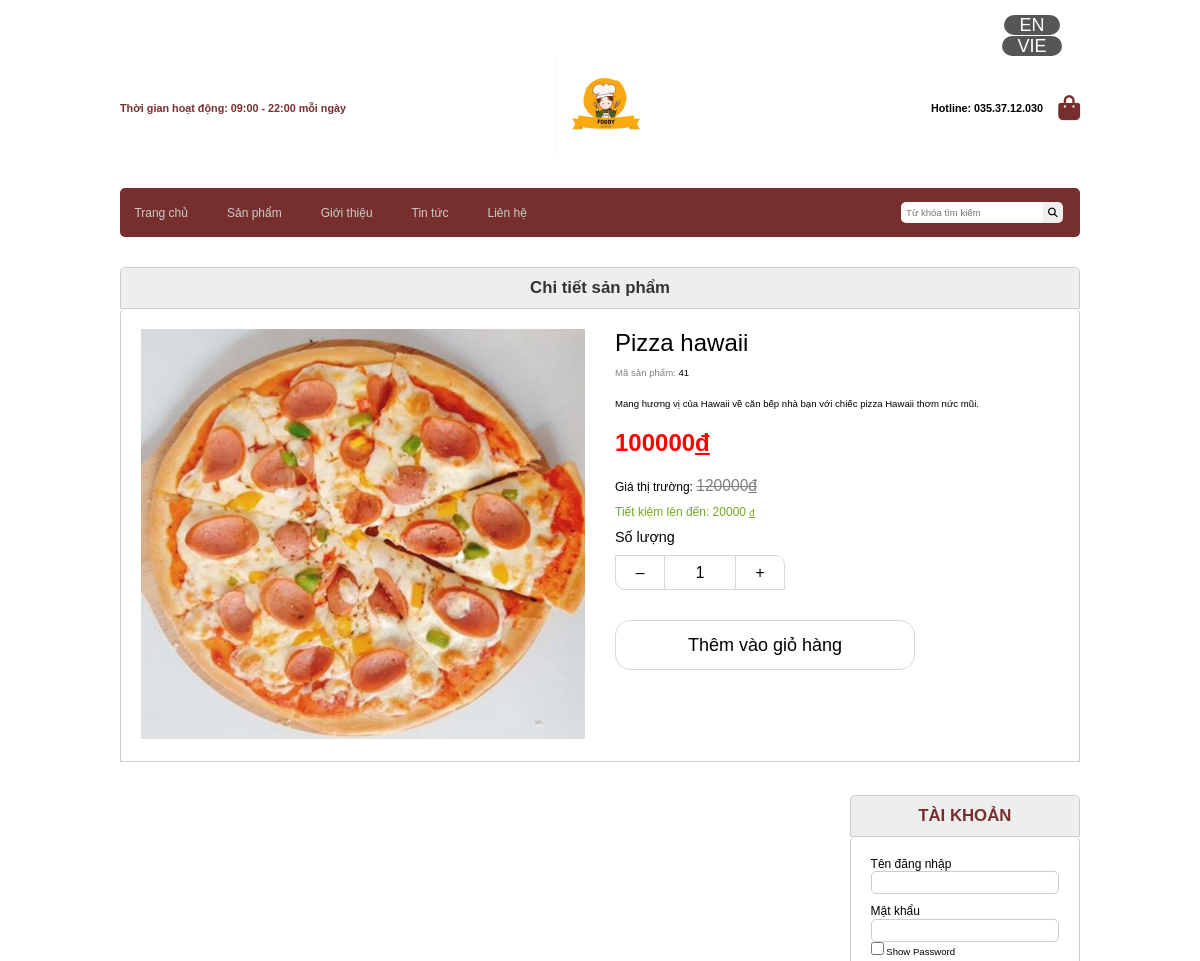
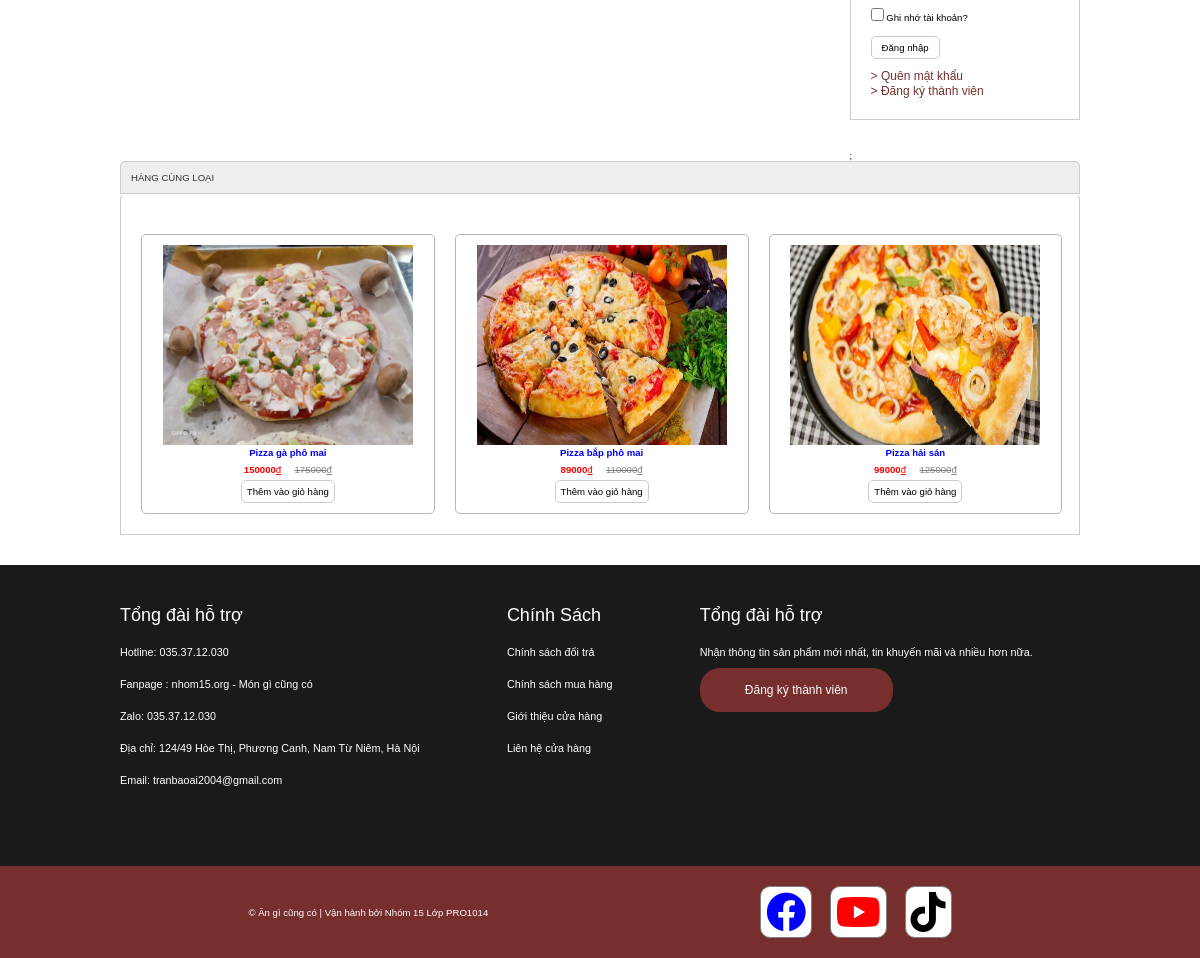
/index.php?act=sanphamct&idsp=41, run on the app's committed database (2 pictures, top to bottom).
### tables this page shows
CREATE TABLE `sanpham` (
  `id` int(10) NOT NULL,
  `name` varchar(255) NOT NULL,
  `price` double NOT NULL DEFAULT 10.2,
  `price_old` double NOT NULL DEFAULT 10.2,
  `img` varchar(255) DEFAULT NULL,
  `mota` text DEFAULT NULL,
  `luotxem` int(11) NOT NULL DEFAULT 0,
  `iddm` int(10) NOT NULL
);

### global.php (called while the page is built)
<?php
    $img_path = "upload/" ;
?>

### model/pdo.php (called while the page is built, shortened)
<?php
function pdo_get_connection(){
    $dburl = "mysql:host=localhost;dbname=duan;charset=utf8";
    $username = 'root';
    $password = '';
    $conn = new PDO($dburl, $username, $password);
    $conn->setAttribute(PDO::ATTR_ERRMODE, PDO::ERRMODE_EXCEPTION);
    return $conn;
}
function pdo_query($sql){
    $sql_args = array_slice(func_get_args(), 1);
    try{
        $conn = pdo_get_connection();
        $stmt = $conn->prepare($sql);
        $stmt->execute($sql_args);
        $rows = $stmt->fetchAll();
        return $rows;
    }
    catch(PDOException $e){
        throw $e;
    }
    finally{
        unset($conn);
    }
}
function pdo_query_one($sql){
    $sql_args = array_slice(func_get_args(), 1);
    try{
        $conn = pdo_get_connection();
        $stmt = $conn->prepare($sql);
        $stmt->execute($sql_args);
        $row = $stmt->fetch(PDO::FETCH_ASSOC);
        return $row;
    }
    catch(PDOException $e){
        throw $e;
    }
    finally{
        unset($conn);
    }
}

### model/sanpham.php (called while the page is built, shortened)
<?php
    function loadall_sanpham_home(){
        $sql = "select * from sanpham where 1 order by id desc limit 0,9";
        $listsanpham =pdo_query($sql);
        return $listsanpham;
    }
    function loadone_sanpham($id){
        $sql = "select * from sanpham where id =".$id;
        $sp=pdo_query_one($sql);
        return $sp;
    }
    function load_sanpham_cungloai($id,$iddm){
        $sql = "select * from sanpham where iddm = ".$iddm."  and id <> ".$id;
        $listsanpham =pdo_query($sql);
        return $listsanpham;
    }
?>

### view/sanphamct.php (the view, shortened to what this page needs)
<div class="row mb">
    <div class="boxtrai mr">
    <div class="menu-main mb">
        <?php include "menu-main.php"?>
    </div>
        <div class="row mb">
                <?php
                    extract($onesp);
                ?>
                <div class="boxtitle">
                    <h1 class="spct text-size">Chi tiết sản phẩm</h1>
                </div>
                <div class="boxcontent row">
                    <div class="ct-main">
                        <div class="ct-left">
                            <?php
                            $images = $img_path.$img;
                            echo '<img style="height:410px" src="'.$images.'">';
                            ?>
                        </div>
                        <div class="ct-right">
                            <div class="tensp mb10"><?=$name?></div>
                            <div class="masp mb20"><span style="color:gray ;">Mã sản phẩm: </span> <?=$id?></div>
                            <div class="ct-mota mb20"><?=$mota?></div>
                            <div class="mb20" style="color: red;font-size: 2vw;font-weight: bolder;"><?=$price?><ins style="color: red;font-size: 2vw">đ</ins></div>
                            <div class="mb10" style="font-size: 1vw">Giá thị trường: <del style="font-size: 1.3vw;color: gray;"><?=$price_old?><ins style="font-size: 1.3vw;color: gray;">đ</ins></del></div>
                            <div style="font-size: 1vw;color:#73a91d">Tiết kiệm lên đến: <?=$price_old - $price?> <ins>đ</ins></div>
                            <div class="sl-name mb10 mt10">Số lượng</div>
                                <div class="main-sl">
                                    <button class="btn-cts1" onclick="var result = document.getElementById('qty');var result1 = document.getElementById('qty1'); var qty = result.value; var qty1 = result1.value; if( !isNaN(qty) && qty > 1 && !isNaN(qty1) && qty1 > 1) {result.value--;result1.value--} return false;" type="button">–</button>
                                    <input class="btn-ct" id="qty" name="quantity" type="text" value="1">
                                    <button class="btn-cts2" onclick=" var result = document.getElementById('qty');var result1 = document.getElementById('qty1'); var qty = result.value; var qty1 = result1.value; if( !isNaN(qty) && !isNaN(qty1)) {result.value++;result1.value++;}  return false;" type="button">+</button>
                                </div>
                            <?php
                                echo '
                                <form class="mt30" action="index.php?act=addtocart" method="post">
                                    <input type="hidden" name="id" value="'.$id.'">
                                    <input type="hidden" name="name" value="'.$name.'">
                                    <input type="hidden" name="img" value="'.$img.'">
                                    <input class="btn-ct" id="qty1" name="soluong" value="1" type="hidden">
                                    <input type="hidden" name="price" value="'.$price.'">
                                    <input class="btn-add-pr" type="submit" name="addtocart"  value="Thêm vào giỏ hàng">
                                </form>
                                '
                            ?>
                        </div>
                    </div>
                </div>
            </div>
            <div>
                <div class="boxphai" style="position: static;">
                    <?php include "boxright.php"?>;
                </div>
            </div>
            <div class="row">
                <div class="boxtitle">HÀNG CÙNG LOẠI</div>
                <div class="boxcontent row boxsp1">
                    <?php
                        foreach ($sp_cung_loai as $sp_cung_loai){
                            extract($sp_cung_loai);
                            $linksp = "index.php?act=sanphamct&idsp=".$id;
                            $hinh  = $img_path.$img;
                        echo '
                        <div class="boxsp">
                            <a href="'.$linksp.'">
                                <div class="sp9">
                                    <img class="sp9-anh"  src="'.$hinh.'" alt="">
                                    <h1>'.$name.'</h1>
                                    <div style="display: flex;justify-content: center;align-items: center;">
                                        <p><b>'.$price.'</b><ins>đ</ins></p> &nbsp  &nbsp  &nbsp
                                        <p style="color:gray"><del>'.$price_old.'</del><ins>đ</ins></p>
                                    </div>
                                </div>
                                <form action="index.php?act=addtocart" method="post">
                                    <input type="hidden" name="id" value="'.$id.'">
                                    <input type="hidden" name="name" value="'.$name.'">
                                    <input type="hidden" name="img" value="'.$img.'">
                                    <input type="hidden" name="soluong" value="1">
                                    <input type="hidden" name="price" value="'.$price.'">
                                    <input type="submit" name="addtocart" id="addtocart" value="Thêm vào giỏ hàng">
                                </form>
                            </a>
                        </div>
                        ';
                        }
                    ?>
                </div>
            </div>
        </div>
</div>

### view/css/style.css (style rules this page uses)
* { box-sizing: border-box; margin: 0; padding: 0 ; font-family: sans-serif; font-size: 0.8vw; }
.row { float: left; width: 100%; }
.mt30 { margin-top: 30px; }
.mt10 { margin-top: 10px; }
.mb { margin-bottom: 30px; }
.mb10 { margin-bottom: 10px; }
.mb20 { margin-bottom: 20px; }
.text-size { font-size: 1.4vw; }
.sp9-anh { width: 250px; height: 200px; }
.mr { margin-right: 2%; }
.boxtrai { float: left; width: 100%; }
.boxphai { float: right; width: 24%; }
.boxtitle { color: #333; padding: 10px; background-color: #EEE; border-top-left-radius: 5px; border-top-right-radius: 5px; border: 1px solid #CCC; }
.boxcontent { border-left: 1px solid #CCC; border-right: 1px solid #CCC; border-bottom: 1px solid #CCC; border-top-left-radius: 5px; border-top-right-radius: 5px; min-height: 200px; padding: 20px; }
.boxsp1 { display: grid; grid-template-columns: repeat(3, 32%); grid-column-gap: 20px; }
.boxsp { border: 1px solid rgb(186, 179, 179); border-radius: 5px; padding: 10px; margin-top: 20px; text-align: center; text-decoration: none; }
.boxsp a { text-decoration: none; margin-bottom: 5px; }
.boxsp p { font-size: 0.9vw; color: red; margin: 5px 0; }
#addtocart { padding: 5px; border-radius: 5px; border: none; background-color: white; border: 1px solid #CCC; }
.menu-main { background-color: #772f2d; border-radius: 5px; display: flex; justify-content: space-between; align-items: center; padding: 0.1vw; }
.spct { text-align: center; }
.ct-main { display: flex; justify-content: space-between; gap: 30px; }
.ct-left { height: auto; width: 50%; }
.ct-left img { width: 100%; height: 100%; }
.ct-right { width: 50%; }
.ct-right .tensp { font-size: 2vw; }
.sl-name { font-size: 1.2vw; }
.main-sl { display: flex; }
.btn-cts1 { font-size: 1.3vw; width: 50px; height: 35px; text-align: center; background-color: white; border: 1px solid rgb(219, 214, 214); border-end-start-radius: 10px; }
.btn-cts2 { font-size: 1.3vw; width: 50px; height: 35px; text-align: center; background-color: white; border: 1px solid rgb(219, 214, 214); border-start-end-radius: 10px; }
.btn-ct { font-size: 1.3vw; width: 70px; height: 35px; text-align: center; background-color: white; border: 1px solid rgb(219, 214, 214); border-left: none; border-right: none; }
.btn-add-pr { width: 300px; height: 50px; font-size: 1.5vw; border: 1px solid rgb(219, 214, 214); background-color: white; border-radius: 15px; }

### data on the page
sanpham: img (picture), name "Pizza hawaii", id "41", mota "Mang hương vị của Hawaii về căn bếp nhà bạn với chiếc pizza Hawaii thơm nức mũi.", price "100000", price_old "120000", $price_old - $price "20000"
sanpham: img (picture), name "Pizza gà phô mai", price "150000", price_old "175000"
sanpham: img (picture), name "Pizza bắp phô mai", price "89000", price_old "110000"
sanpham: img (picture), name "Pizza hải sản", price "99000", price_old "125000"
